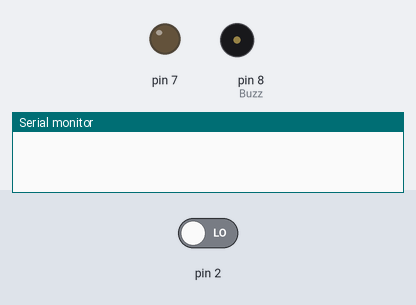
This sketch was run on a simulated Arduino Uno, built with avr-gcc and run on an emulated ATmega328P. On the bench: output pins drawn as LEDs (lit = HIGH), buzzer (waves = sounding, pin HIGH), the last lines printed to the serial monitor. The inputs (shaded band) are chosen by the test bench; at power-on: pin 2 LOW.

Above: at 1.2 s.
1.3 s: pin 2 driven HIGH
At 6.9 s:
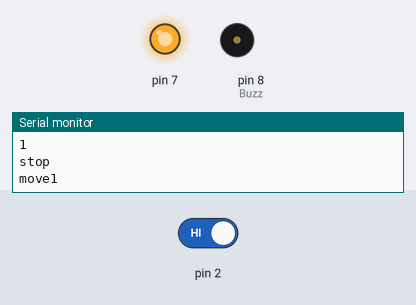
At 16.9 s:
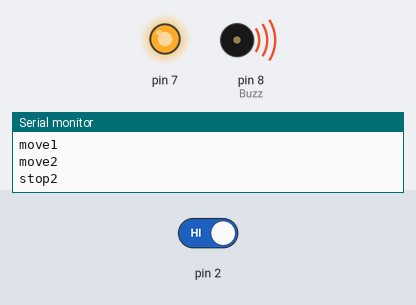
Timing chart, 0 to 37.9 s (numbered marks = the images above; inputs shaded):
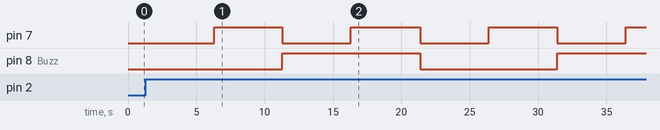

The sketch:

automatic_door_using.ino
```cpp
void setup() {

pinMode(2,INPUT);

pinMode(7,OUTPUT);
pinMode(8,OUTPUT);

Serial.begin(9600);

}


void loop() {

  if (digitalRead(2) == 1)

{

  Serial.println(digitalRead(2));

  digitalWrite(7,LOW);
digitalWrite(8,LOW);
Serial.println("stop");
delay(5000);
digitalWrite(8,LOW);
digitalWrite(7,HIGH);
Serial.println("move1");
delay(5000);
digitalWrite(8,HIGH);
digitalWrite(7,LOW);
Serial.println("move2");
delay(5000);
digitalWrite(8,HIGH);
digitalWrite(7,HIGH);
Serial.println("stop2");
delay(5000);
}
delay(100);
}
```

hello.cpp
```cpp

```

pir.cpp
```cpp
/*
 * Credits to all sources on Google and Youtube, acting as reference to this code below. This code is not
 * TechValer's own creation. TechValer has referred to different projects and websites to
 * find an easy code for beginners to get started with PIR sensor and Arduino.
 * TechValer does not claim this code to be its own. TechValer is greatly thankful for original
 * creaters of this code and also all others who acted as reference.
 */

/*
 *  About TechValer
 *
 *  What comes to mind when you think of tech...hmm, were sure youre thinking of iPhone,
 *  Alexa, Boston Dynamics robotic dog etc., at least thats what we would have thought of.
 *  Our point here is, when you look inside this tech...youll find weird boards with
 *  components attached to it. This stuff is electronics and we at Techvaler deeply appreciate
 *  this piece of tech. As the name suggests, we are Tech Enthusiasts who know the Worth and
 *  Potential of these amazing tech stuff! So, check out our website techvaler.com and
 *  Youtube Channel: Techcafe to find out more.
 */

/*
 * Thanks to Drona Automations Pvt.Ltd for Sponsoring this project!
 */

int Buzz= 8; // Define Bizzer pin
int LED= 13; // Define LED pin
int PIR= 3; // Define PIR pin
int val= 0; // Initializing the value as zero at the beginning

void setup() {

pinMode(Buzz, OUTPUT);
pinMode(LED, OUTPUT);
pinMode(PIR, INPUT);
Serial.begin(9600);
}

void loop() {

val = digitalRead(PIR); // The value read from PIR pin 3 will be assigned to 'val'
if(val == HIGH){
  digitalWrite(LED, HIGH); // Turn LED ON
  digitalWrite(Buzz, HIGH); // Turn Buzzer ON
  Serial.println("Movement Detected"); // Print this text in Serial Monitor
}
else
{
  digitalWrite(LED, LOW);
  digitalWrite(Buzz, LOW);
  Serial.println("Movement not Detected");
}
}
```

Measured:
- after the input at 1.3 s, pin 7: alternates HIGH for 5.0 s and LOW for 5.0 s, starting after 5.0 s; pin 8 (Buzz): LOW → HIGH after 10.0 s, → LOW 10.1 s later, → HIGH 10.0 s later
